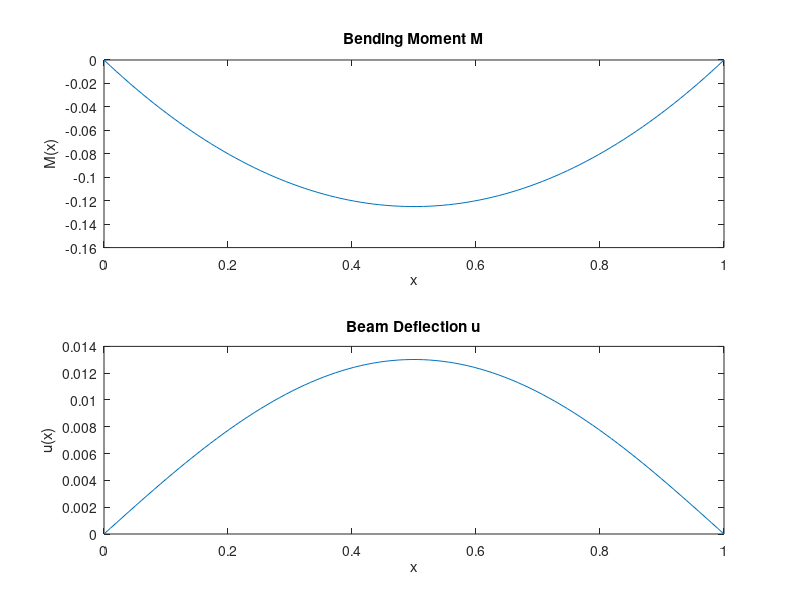

The MATLAB source for this figure:
% Parameters
L = 1;       % Length of the beam
N = 100;     % Number of grid points
dx = L / (N - 1); % Spatial step size
x = linspace(0, L, N); % Discretized spatial domain

% Initialize matrices
A = zeros(N, N);  % For solving M''
B = zeros(N, N);  % For solving u''

% Right-hand side for M'' = 1 (constant force)
F_M = ones(N, 1); 

% Apply boundary conditions for M: M(0) = 0, M(1) = 0
F_M(1) = 0;
F_M(end) = 0;

% Construct the finite difference matrix for M'' = 1
for i = 2:N-1
    A(i,i-1) = 1/dx^2;
    A(i,i) = -2/dx^2;
    A(i,i+1) = 1/dx^2;
end

% Apply boundary conditions to matrix A
A(1,:) = 0; A(1,1) = 1; % M(0) = 0
A(end,:) = 0; A(end,end) = 1; % M(1) = 0

% Solve for M
M = A \ F_M;

% Construct the finite difference matrix for u'' = M
for i = 2:N-1
    B(i,i-1) = 1/dx^2;
    B(i,i) = -2/dx^2;
    B(i,i+1) = 1/dx^2;
end

% Right-hand side for u'' = M
F_u = M;

% Apply boundary conditions for u: u(0) = 0, u(1) = 0
F_u(1) = 0;
F_u(end) = 0;

% Apply boundary conditions to matrix B
B(1,:) = 0; B(1,1) = 1; % u(0) = 0
B(end,:) = 0; B(end,end) = 1; % u(1) = 0

% Solve for u
u = B \ F_u;

% Plot the bending moment M and deflection u
figure;
subplot(2,1,1);
plot(x, M);
title('Bending Moment M');
xlabel('x'); ylabel('M(x)');

subplot(2,1,2);
plot(x, u);
title('Beam Deflection u');
xlabel('x'); ylabel('u(x)');